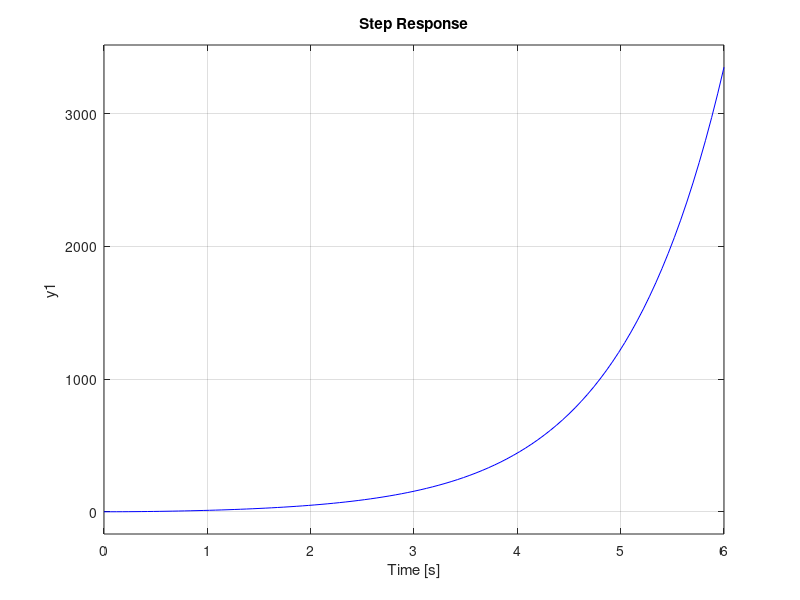
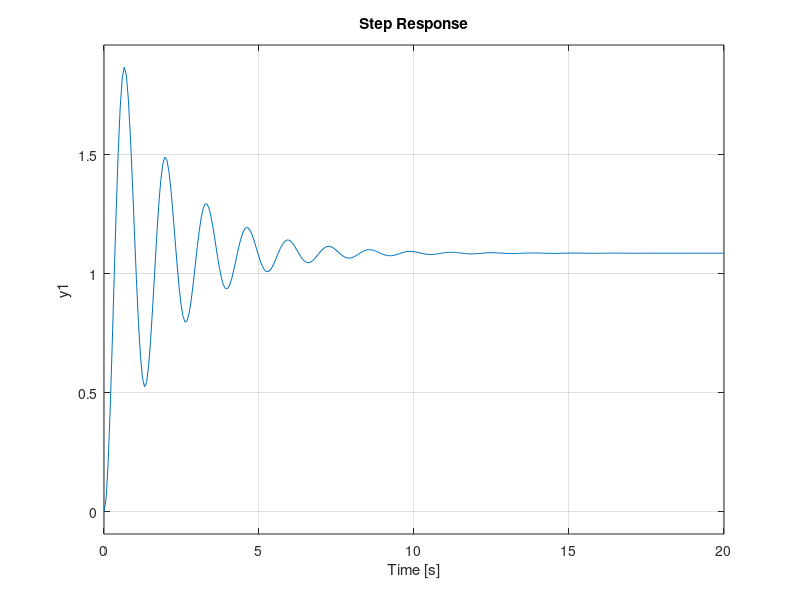
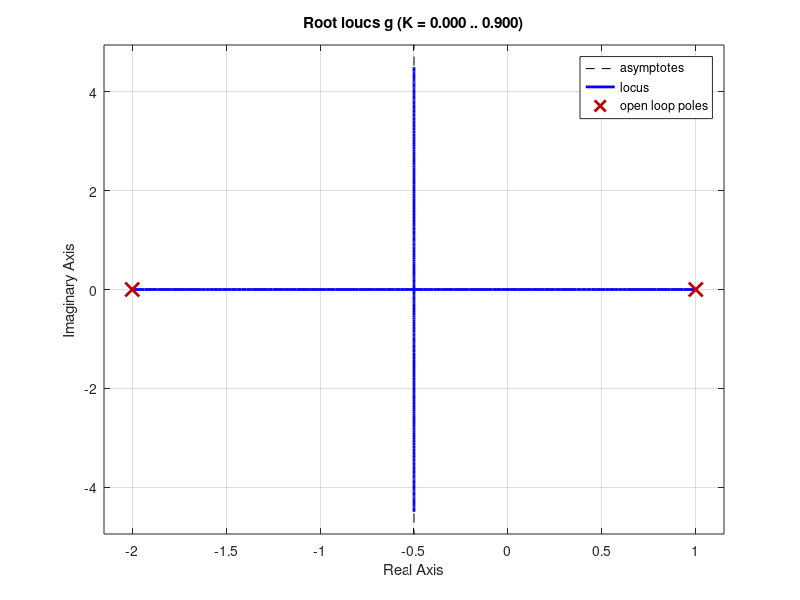
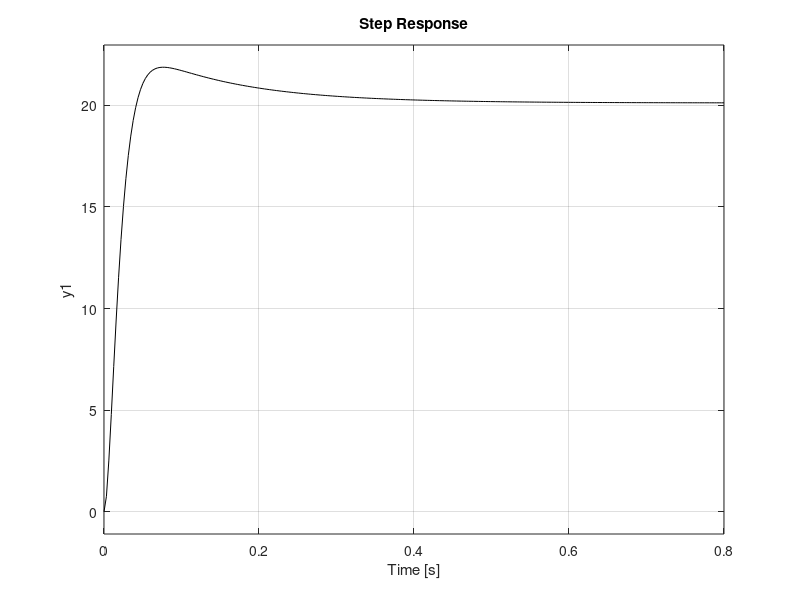

Reproduce these figures in MATLAB, in order.
clc
close all
clear

%---------proceso--------
g=tf(25,[1 1 -2]);

step(g,'b')

gcl=feedback(g,1);
figure
step(gcl)

figure
rlocus(g)
%----------ecuacion deseada----
den = conv([1 8],[1 100]);
den = conv(den,[1 81]);

%--------controlador-----
A=[0 0 1 0;
   0 0 1 1;
   25 0 -2 1;
   0 25 0 -2];
B=den';
x=inv(A)*B;

q1 = x(1);
q0 = x(2);
p1 = x(3);
p0 = x(4);

gc = tf([q1 q0],[p1 p0]);
sis_ol = gc*g;
sis_cl = feedback(sis_ol,1);
figure
step(20*sis_cl,'k')

figure
pzmap(sis_cl);

figure
rlocus(sis_ol)

%----------sin error en estado estacionario

den = conv([1 8],[1 80]);
den = conv(den,[1 80]);
den = conv(den,[1 81]);
den = conv(den,[1 85]);

%--------controlador-----
A=[0 0 0 1 0 0;
   0 0 0 1 1 0;
   0 0 0 -2 1 1;
   25 0 0 0 -2 1;
   0 25 0 0 0 -2;
   0 0 25 0 0 0];
B=den';
x=inv(A)*B;

q21 = x(1);
q11 = x(2);
q01 = x(3);
p21 = x(4);
p11 = x(5);
p01 = x(6);

gc = tf([q21 q11 q01],[p21 p11 p01 0]);
sis_ol = gc*g;
sis_cl = feedback(sis_ol,1);
figure
step(2*sis_cl,'k')

figure
pzmap(sis_cl)

figure
rlocus(sis_ol)
